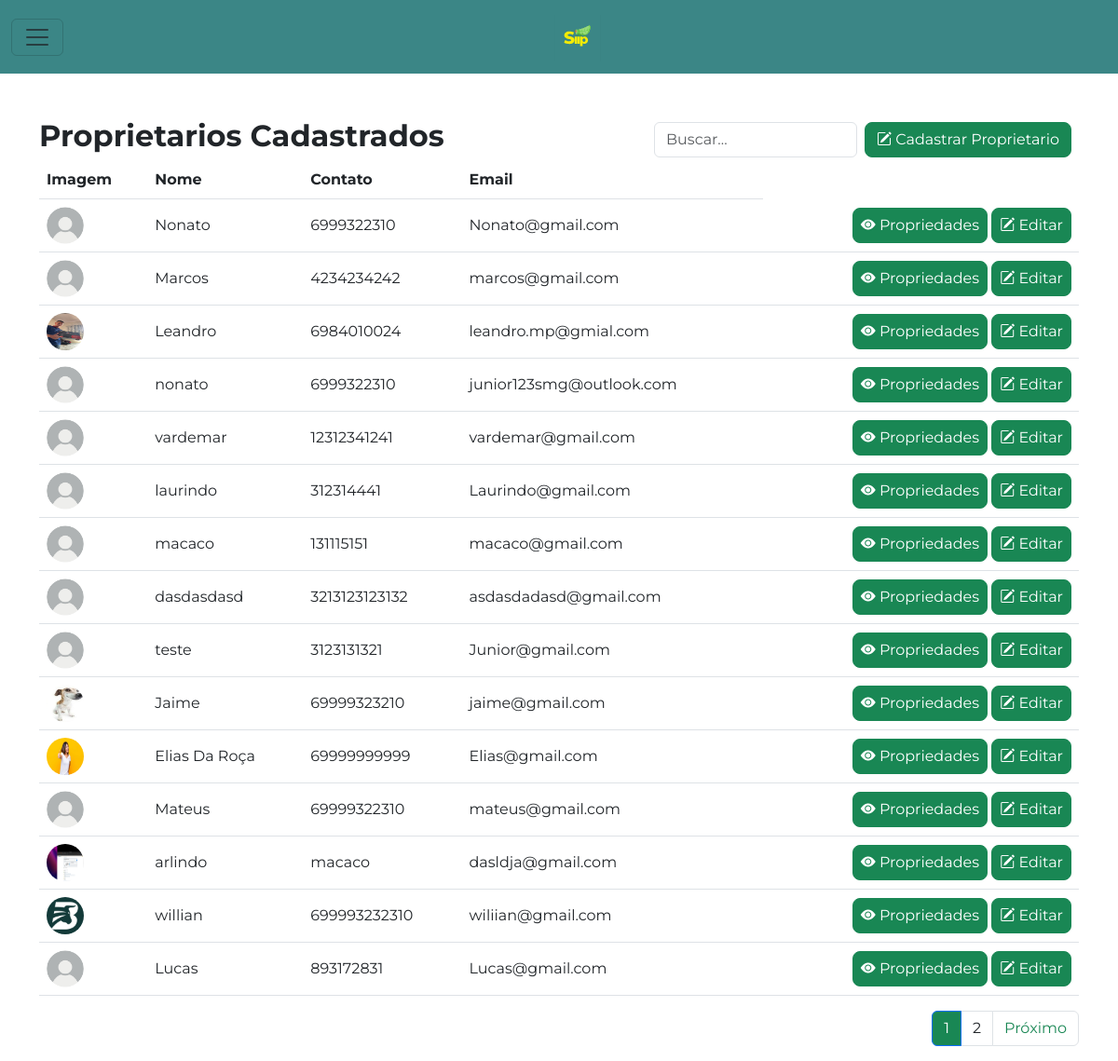
The app's page /proprietarios/ with its own data.
### inicio/models.py (models this page shows, shortened)
class Proprietario(models.Model):
    nome = models.CharField(max_length=100)
    imagem = models.ImageField(upload_to='proprietarios/', null=True, blank=True)
    numero_telefone = models.CharField(max_length=15)
    email = models.EmailField(unique=True)

### inicio/views.py (the view)
# urls.py: path('proprietarios/',proprietarios, name = 'proprietarios'),
def proprietarios(request):
    form = ProprietarioForm()
    proprietarios_list = Proprietario.objects.all()
    paginator = Paginator(proprietarios_list, 15)
    page = request.GET.get('page')
    try:
        proprietarios = paginator.page(page)
    except PageNotAnInteger:
        proprietarios = paginator.page(1)
    except EmptyPage:
        proprietarios = paginator.page(paginator.num_pages)
    if request.method == 'POST':
        form = ProprietarioForm(request.POST, request.FILES)
        if form.is_valid():
            form.save()
            return redirect(request.path)
    return render(request, 'inicio/proprietarios.html',{'form': form, 'proprietarios': proprietarios})

### inicio/forms.py
class ProprietarioForm(forms.ModelForm):
    class Meta:
        model = Proprietario
        fields = ['nome', 'imagem', 'numero_telefone', 'email']

### templates/inicio/proprietarios.html (shortened to what this page needs)
{% extends 'inicio/base.html' %}
{% load static %}
{% block content %}
<div class="container mt-5">
    <div class="d-flex justify-content-between align-items-center">
        <h2 class="fw-bold">Proprietarios Cadastrados</h2>
        <div class="d-flex align-items-center">
            <input type="text" class="form-control me-2" placeholder="Buscar...">
            <button type="button" class="btn btn-success me-2 rounded-3 align-self-center flex-shrink-0"
                data-bs-toggle="modal" data-bs-target="#cadastraproprietario">
                <i class="bi bi-pencil-square"></i> Cadastrar Proprietario
            </button>
        </div>
    </div>
    <table class="table">
        <thead>
            <tr>
                <th scope="col">Imagem</th>
                <th scope="col">Nome</th>
                <th scope="col">Contato</th>
                <th scope="col">Email</th>
            </tr>
        </thead>
        <tbody>
            {% for proprietario in proprietarios %}
            <tr>
                <td class="align-middle">
                    {% if proprietario.imagem %}
                    <img src="{{ proprietario.imagem.url }}" class="rounded-circle" alt="" width="40" height="40">
                    {% else %}
                    <img src="{% static 'assets/images/usuariopadrao.png' %}" class="rounded-circle" alt="Sem Imagem"
                        width="40" height="40">
                    {% endif %}
                </td>
                <td class="align-middle">{{ proprietario.nome }}</td>
                <td class="align-middle">{{ proprietario.numero_telefone }}</td>
                <td class="align-middle">{{ proprietario.email }}</td>
                <td class=" text-end align-middle">
                    <button href="{% url 'propriedades_proprietario' proprietario.id %}"
                        class="btn btn-success ps-2 pe-2 rounded-3">
                        <i class="bi bi-eye-fill"></i> Propriedades
                    </button>
                    <button class="btn btn-success ps-2 pe-2 rounded-3" data-bs-target="#editarproprietario"
                        data-bs-toggle="modal">
                        <i class="bi bi-pencil-square"></i> Editar
                    </button>
                </td>
            </tr>
            {% endfor %}
        </tbody>
    </table>
</div>
<div class="container mt-2">
    <nav aria-label="Page navigation example">
        <ul class="pagination justify-content-end">
            {% for i in proprietarios.paginator.page_range %}
            <li class="page-item{% if i == proprietarios.number %} active{% endif %}">
                <a class="page-link{% if i == proprietarios.number %} bg-success text-white{% else %}  text-dark{% endif %}"
                    href="?page={{ i }}">{{ i }}</a>
            </li>
            {% endfor %}
            {% if proprietarios.has_next %}
            <li class="page-item">
                <a class="page-link text-success" href="?page={{ proprietarios.next_page_number }}">Próximo</a>
            </li>
            {% endif %}
        </ul>
    </nav>
</div>
{% endblock %}

### templates/inicio/proprietarios.html (style rules this page uses)
body { font-family: 'Montserrat', sans-serif; }

### records on screen
Proprietario: nome "Nonato", numero_telefone "6999322310", email "Nonato@gmail.com"
Proprietario: nome "Marcos", numero_telefone "4234234242", email "marcos@gmail.com"
Proprietario: imagem (picture), nome "Leandro", numero_telefone "6984010024", email "leandro.mp@gmial.com"
Proprietario: nome "nonato", numero_telefone "6999322310", email "junior123smg@outlook.com"
Proprietario: nome "vardemar", numero_telefone "12312341241", email "vardemar@gmail.com"
Proprietario: nome "laurindo", numero_telefone "312314441", email "Laurindo@gmail.com"
Proprietario: nome "macaco", numero_telefone "131115151", email "macaco@gmail.com"
Proprietario: nome "dasdasdasd", numero_telefone "3213123123132", email "asdasdadasd@gmail.com"
Proprietario: nome "teste", numero_telefone "3123131321", email "Junior@gmail.com"
Proprietario: imagem (picture), nome "Jaime", numero_telefone "69999323210", email "jaime@gmail.com"
Proprietario: imagem (picture), nome "Elias Da Roça", numero_telefone "69999999999", email "Elias@gmail.com"
Proprietario: nome "Mateus", numero_telefone "69999322310", email "mateus@gmail.com"
Proprietario: imagem (picture), nome "arlindo", numero_telefone "macaco", email "dasldja@gmail.com"
Proprietario: imagem (picture), nome "willian", numero_telefone "699993232310", email "wiliian@gmail.com"
Proprietario: nome "Lucas", numero_telefone "893172831", email "Lucas@gmail.com"

### other values on screen
{{ i }} "1" "2"
